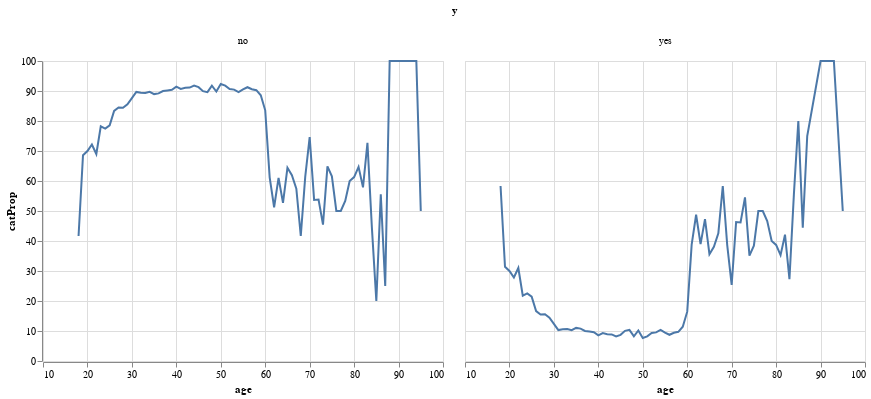

The cell this chart's notebook holds for it:
### Code cell
alt.Chart(ageComb).mark_line().encode(x='age', y='catProp').facet(column='y')

### Figure 1 — Vega-Lite specification as saved in the notebook (floating-point values rounded to 4 significant figures; data arrays with more than 128 entries replaced by an {"elided": "..."} marker saying what was removed)
{"config": {"view": {"continuousWidth": 400, "continuousHeight": 300}}, "data": {"name": "data-b28c5e3ea9bb3d5b28c12489bdb7d181"}, "facet": {"column": {"type": "nominal", "field": "y"}}, "spec": {"mark": "line", "encoding": {"x": {"type": "quantitative", "field": "age"}, "y": {"type": "quantitative", "field": "catProp"}}}, "$schema": "https://vega.github.io/schema/vega-lite/v4.8.1.json", "datasets": {"data-b28c5e3ea9bb3d5b28c12489bdb7d181": {"elided": "148 records"}}}
